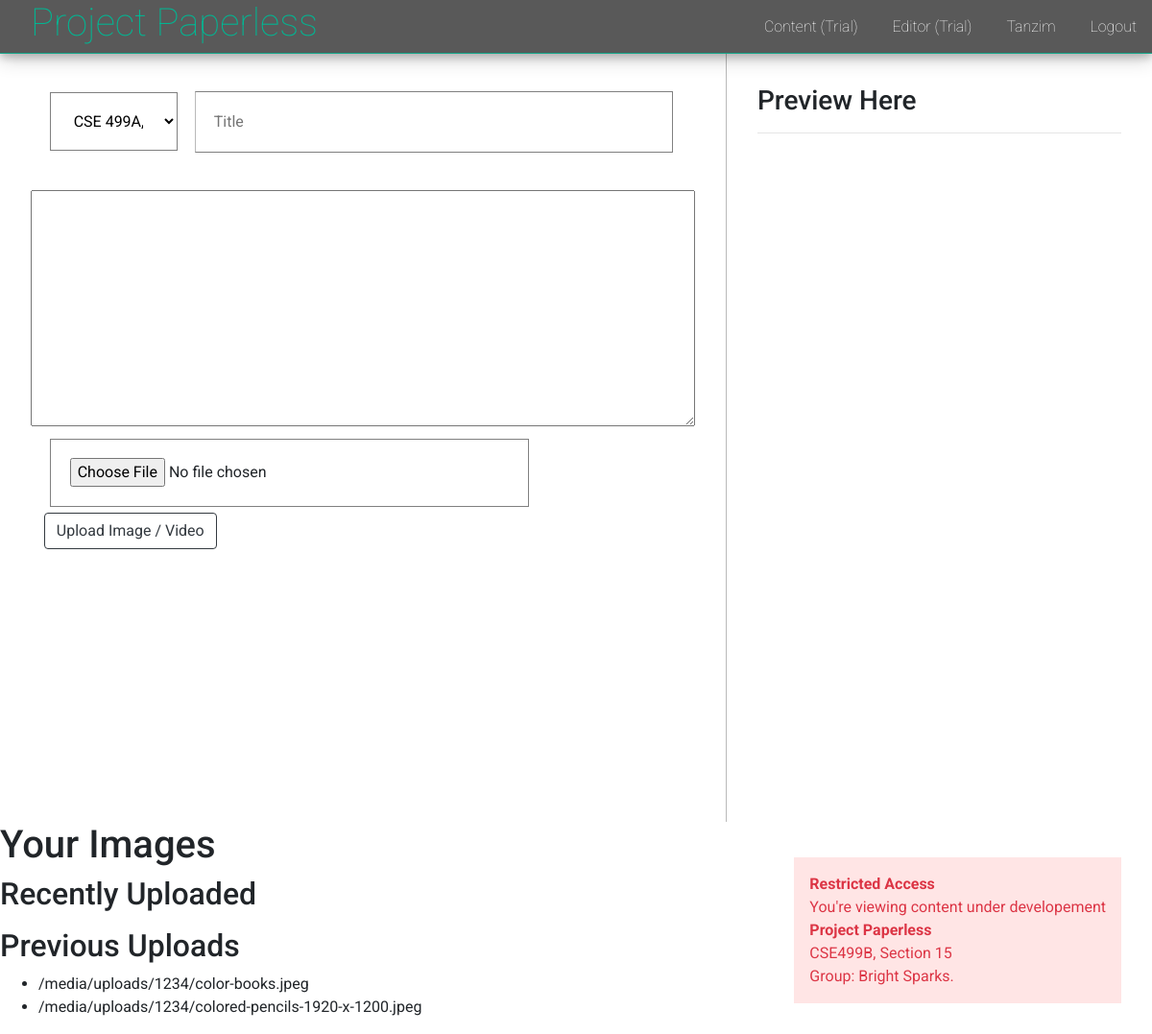
The app's page /content/editor/ (signed in), older data.
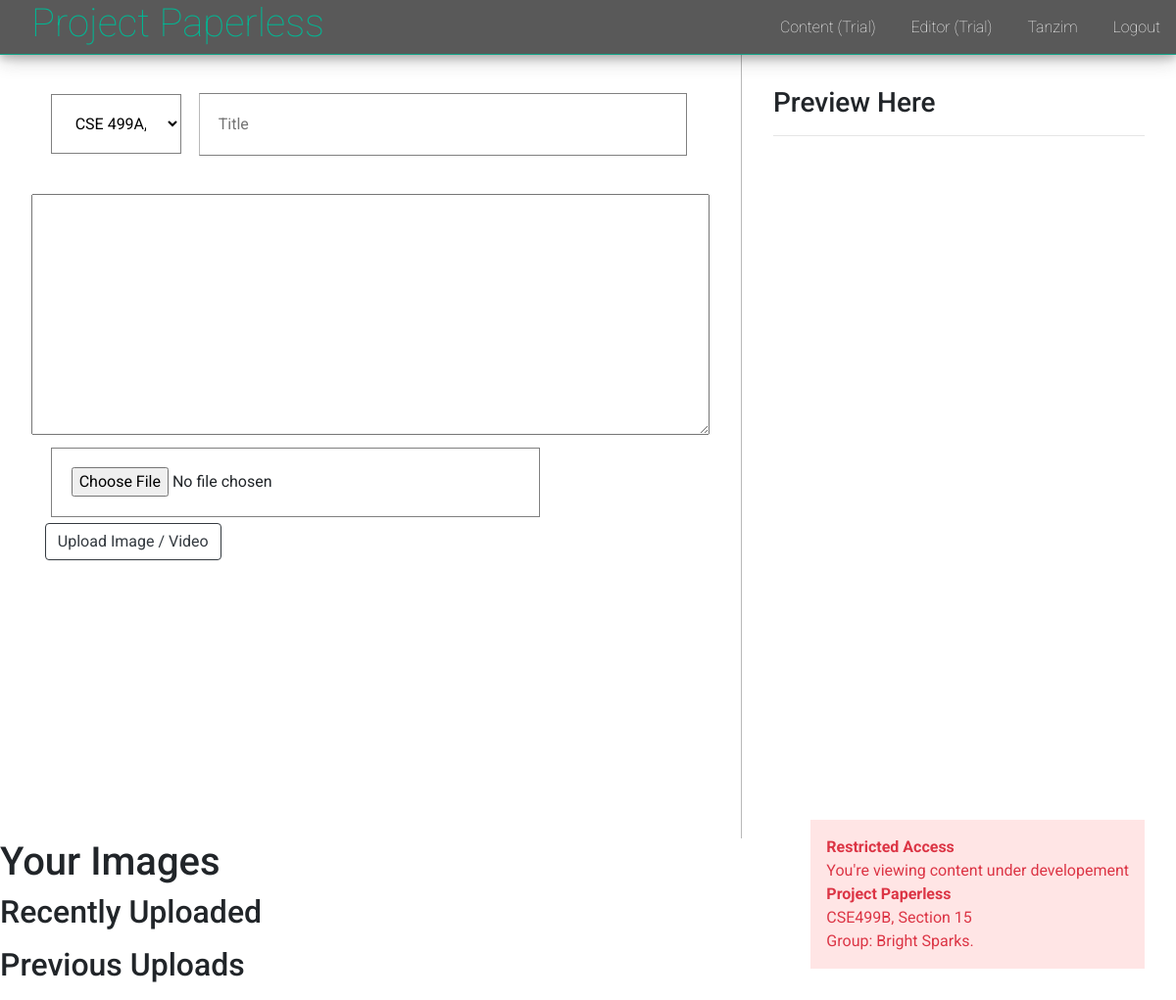
The same page, newer data.
### users/models.py (models this page shows)
class User(AbstractUser):
    username = models.CharField(
        error_messages={'unique': 'A user with that username already exists.'},
        help_text='Required. 10 characters or fewer.',
        max_length=10,
        unique=True,
        primary_key=True,
        validators=[UnicodeUsernameValidator(), MinLengthValidator(3)],
        verbose_name='username')

### creative_content/models.py (models this page shows, shortened)
class Content(models.Model):
    content = models.TextField()
    link = models.CharField(max_length=50, primary_key=True)
    title = models.CharField(max_length=200)
    user = models.ForeignKey('users.User', on_delete=models.CASCADE)
    course_code = models.CharField(max_length=15)
    section = models.IntegerField()
    date_created = models.DateTimeField(auto_now_add=True, editable=False)
    date_updated = models.DateTimeField(auto_now=True)

class Resource(models.Model):
    user = models.ForeignKey('users.User', on_delete=models.CASCADE)
    item = models.FileField(upload_to=user_directory_path)

### creative_content/views.py (the view, shortened to what this page needs)
# urls.py: path('editor/', views.editor, name='editor'),
@login_required(login_url='users:login')
def editor(request):
    content_form = ContentForm(request.POST or None)
    resource_form = ResourceForm()
    resources = request.user.resource_set.all()
    context = {
        'content_form': content_form,
        'resource_form': resource_form,
        'resources': resources
    }
    return render(request, 'creative_content/editor.html', context)

### creative_content/forms.py
class ContentForm(forms.ModelForm):
    COURSES = [
        ('CSE 499A.21', 'CSE 499A, Section 21'),
        ('CSE 499B.15', 'CSE 499B, Section 15'),
    ]
    course = forms.ChoiceField(choices=COURSES)
    class Meta:
        model = Content
        fields = ['content', 'title']
    def __init__(self, *args, **kwargs):
        super().__init__(*args, *kwargs)
        self.fields['title'].widget.attrs.update({'placeholder': 'Title', 'class': 'input', 'id': 'right'})
        self.fields['content'].widget.attrs.update({'id': 'input', 'cols': 80, 'rows': 10})
    course.widget.attrs.update({'placeholder': 'Select Course', 'class': 'input', 'id': 'left'})

class ResourceForm(forms.ModelForm):
    class Meta:
        model = Resource
        fields = ['item']
    def __init__(self, *args, **kwargs):
        super().__init__(*args, **kwargs)
        self.fields['item'].widget.attrs.update({'placeholder': 'Upload Paper', 'class': 'input'})

### templates/creative_content/editor.html (shortened to what this page needs)
{% extends 'layout.html' %}
{% block body %}
<div class="editor_wrapper">
  <div class="editor_items" id="left">
    <form action="" method="POST">
      <div class="editor_inputs">
        {{ content_form.course }}
        {{ content_form.title }}
      </div>
      {{ content_form.content }}
    </form>
    <form action="/content/upload/" id="image_upload_form" method="POST" enctype="multipart/form-data">
      <div class="editor_inputs">
        {{ resource_form.item }}
        <button type="submit" class="btn btn-outline-dark">Upload Image / Video</button>
      </div>
    </form>
  </div>
  <div class="editor_items" id="right">
    <h3>Preview Here</h3>
    <hr>
  </div>
</div>
<div>
  <h1>Your Images</h1>
  <h2>Recently Uploaded</h2>
  <h2>Previous Uploads</h2>
  <ul>
    {% for resource in resources %}
      <li>{{ resource.item.url }}</li>
    {% endfor %}
  </ul>
</div>
{% endblock %}

### templates/layout.html (shortened to what this page needs)
<!DOCTYPE html>
<html lang="en">
<head>
  <link rel="stylesheet" href="https://maxcdn.bootstrapcdn.com/bootstrap/4.3.1/css/bootstrap.min.css">
  {% load static %}
  <link rel="stylesheet" href="{% static 'style.css' %}">
</head>
<body>
  {% include 'includes/_navbar.html' %}
  <div class="text-danger" style="position: fixed; bottom: 2rem; right: 2rem; text-align: left;
        background-color: rgba(255, 0, 0, 0.1); padding: 1rem; z-index: 5;">
    <strong>Restricted Access</strong> <br>
    You're viewing content under developement <br>
    <strong>Project Paperless</strong> <br>
    CSE499B, Section 15 <br>
    Group: Bright Sparks.
  </div>
  {% block body %}
  {% endblock %}
</body>
</html>

### templates/includes/_navbar.html
<nav id="navigation_bar">
  <h1 id="logo"><a href="/">Project Paperless</a></a></h1>
  <div id="navigation_links">
    <ul>
      <li><a href="/content/">Content (Trial)</a></li>
      <li><a href="/content/editor/">Editor (Trial)</a></li>
      {% if request.user.is_authenticated %}
        <li><a href="/dashboard/">{{ request.user.first_name }}</a></li>
        <li><a href="/logout/">Logout</a></li>
      {% else %}
        <li><a href="/login/">Login</a></li>
        <li><a href="/register/">Register</a></li>
      {% endif %}
    </ul>
  </div>
</nav>

### static/style.css (style rules this page uses)
body { margin: 0; padding: 0; font-family: 'Roboto', sans-serif; }
.editor_wrapper { display: flex; width: 100%; padding-top: 3.5rem; }
.editor_wrapper #right { border-left: 1px solid rgb(185, 185, 185); }
.editor_items { width: 100%; min-height: 100vh; padding: 2rem; }
.editor_inputs { margin-left: 2%; margin-right: 2%; margin-bottom: 2rem; }
.editor_inputs .input { background: transparent; border: 1px solid grey; padding: 1.2rem; margin: 1%; width: 75%; }
.editor_inputs #left { width: 20%; }
nav { position: fixed; top: 0; background-color: rgba(48, 48, 48, 0.8); border-bottom: 1px solid rgba(0, 184, 148,0.8); box-shadow: 0 4px 8px 0 rgba(0, 0, 0, 0.2), 0 6px 20px 0 rgba(0, 0, 0, 0.19); width: 100%; height: 3.5rem; z-index: 7; }
#logo { display: inline-block; height: 3.5rem; padding-left: 2rem; padding-right: 2rem; }
#logo a { color: #00b894; text-decoration: none; font-weight: 100; }
#navigation_links { display: inline-block; position: absolute; height: 3.5rem; right: 0; }
#navigation_links li { display: inline-block; vertical-align: middle; padding: 1rem; margin: 0; }
#navigation_links a { color: white; font-weight: 100; }

Row changes from the older to the newer data that the page shows:
removed Resource: item "/media/uploads/1234/color-books.jpeg"
removed Resource: item "/media/uploads/1234/colored-pencils-1920-x-1200.jpeg"
